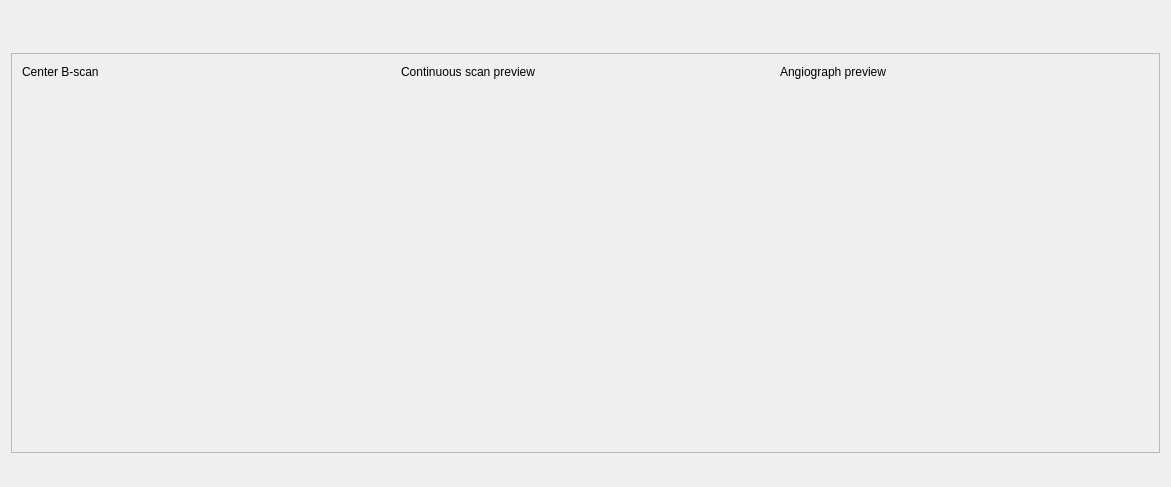
<?xml version="1.0" encoding="UTF-8"?>
<ui version="4.0">
 <class>Form</class>
 <widget class="QWidget" name="Form">
  <property name="geometry">
   <rect>
    <x>0</x>
    <y>0</y>
    <width>1171</width>
    <height>487</height>
   </rect>
  </property>
  <property name="sizePolicy">
   <sizepolicy hsizetype="Ignored" vsizetype="Ignored">
    <horstretch>0</horstretch>
    <verstretch>0</verstretch>
   </sizepolicy>
  </property>
  <property name="windowTitle">
   <string>Form</string>
  </property>
  <layout class="QHBoxLayout" name="horizontalLayout">
   <item>
    <widget class="QFrame" name="frame_9">
     <property name="minimumSize">
      <size>
       <width>0</width>
       <height>400</height>
      </size>
     </property>
     <property name="maximumSize">
      <size>
       <width>16777215</width>
       <height>380</height>
      </size>
     </property>
     <property name="frameShape">
      <enum>QFrame::StyledPanel</enum>
     </property>
     <property name="frameShadow">
      <enum>QFrame::Raised</enum>
     </property>
     <widget class="QLabel" name="label_20">
      <property name="geometry">
       <rect>
        <x>769</x>
        <y>32</y>
        <width>373</width>
        <height>337</height>
       </rect>
      </property>
      <property name="maximumSize">
       <size>
        <width>16777215</width>
        <height>16777215</height>
       </size>
      </property>
      <property name="text">
       <string/>
      </property>
      <property name="pixmap">
       <pixmap resource="oct_gallery_resources.qrc">:/website/images/oct_gallery/retina_angiograph_03.jpg</pixmap>
      </property>
      <property name="scaledContents">
       <bool>true</bool>
      </property>
     </widget>
     <widget class="QLabel" name="label_21">
      <property name="geometry">
       <rect>
        <x>11</x>
        <y>32</y>
        <width>373</width>
        <height>337</height>
       </rect>
      </property>
      <property name="maximumSize">
       <size>
        <width>16777215</width>
        <height>16777215</height>
       </size>
      </property>
      <property name="text">
       <string/>
      </property>
      <property name="pixmap">
       <pixmap resource="oct_gallery_resources.qrc">:/website/images/oct_gallery/square_cat1_retina36s.jpg</pixmap>
      </property>
      <property name="scaledContents">
       <bool>true</bool>
      </property>
     </widget>
     <widget class="QLabel" name="label_22">
      <property name="geometry">
       <rect>
        <x>390</x>
        <y>32</y>
        <width>373</width>
        <height>337</height>
       </rect>
      </property>
      <property name="maximumSize">
       <size>
        <width>16777215</width>
        <height>16777215</height>
       </size>
      </property>
      <property name="text">
       <string/>
      </property>
      <property name="pixmap">
       <pixmap resource="oct_gallery_resources.qrc">:/website/images/oct_gallery/square_retina11.jpg</pixmap>
      </property>
      <property name="scaledContents">
       <bool>true</bool>
      </property>
     </widget>
     <widget class="QLabel" name="label">
      <property name="geometry">
       <rect>
        <x>769</x>
        <y>11</y>
        <width>125</width>
        <height>16</height>
       </rect>
      </property>
      <property name="text">
       <string>Angiograph preview</string>
      </property>
     </widget>
     <widget class="QLabel" name="label_2">
      <property name="geometry">
       <rect>
        <x>390</x>
        <y>11</y>
        <width>158</width>
        <height>16</height>
       </rect>
      </property>
      <property name="text">
       <string>Continuous scan preview</string>
      </property>
     </widget>
     <widget class="QLabel" name="label_3">
      <property name="geometry">
       <rect>
        <x>11</x>
        <y>11</y>
        <width>91</width>
        <height>16</height>
       </rect>
      </property>
      <property name="text">
       <string>Center B-scan</string>
      </property>
     </widget>
    </widget>
   </item>
  </layout>
 </widget>
 <resources>
  <include location="oct_gallery_resources.qrc"/>
 </resources>
 <connections/>
</ui>
